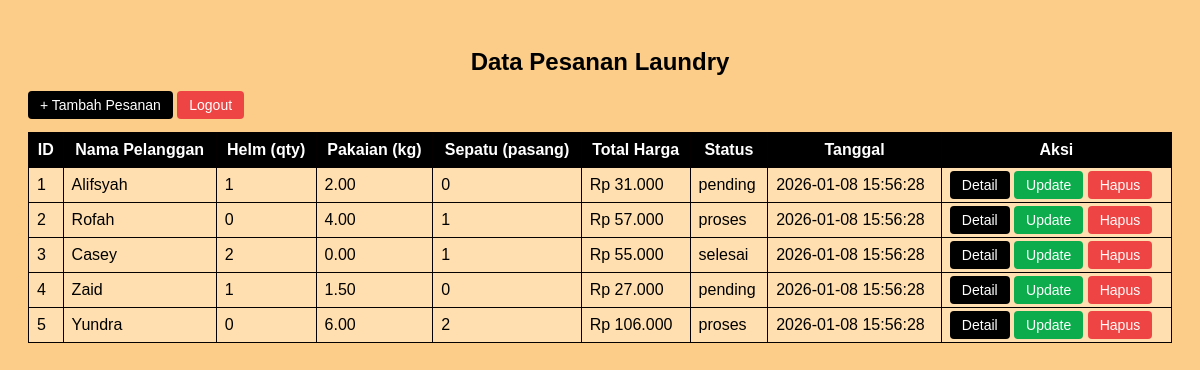
/index.php (signed in), run on the app's committed database.
### tables this page shows
CREATE TABLE IF NOT EXISTS pesanan (
    id INT AUTO_INCREMENT PRIMARY KEY,
    nama_pelanggan VARCHAR(100) NOT NULL,
    helm_qty INT DEFAULT 0,
    pakaian_kg DECIMAL(5,2) DEFAULT 0,
    sepatu_pasang INT DEFAULT 0,
    total_harga DECIMAL(10,2) NOT NULL,
    status ENUM('pending','proses','selesai') DEFAULT 'pending',
    tanggal TIMESTAMP DEFAULT CURRENT_TIMESTAMP
);

### index.php (the view, shortened to what this page needs)
<?php
require 'db.php';
$sql = "SELECT id, nama_pelanggan, helm_qty, pakaian_kg, sepatu_pasang, total_harga, status, tanggal FROM pesanan ORDER BY tanggal DESC";
$result = $koneksi->query($sql);
?>
<!doctype html>
<html lang="id">
<head>
    <link rel="stylesheet" href="style.css?v=4">
</head>
<body>
    <h2>Data Pesanan Laundry</h2>
    <a href="create.php" class="btn">+ Tambah Pesanan</a>
    <a href="logout.php" class="btn btn-delete">Logout</a>
    <br><br>
    <table>
        <thead>
            <tr>
                <th>ID</th>
                <th>Nama Pelanggan</th>
                <th>Helm (qty)</th>
                <th>Pakaian (kg)</th>
                <th>Sepatu (pasang)</th>
                <th>Total Harga</th>
                <th>Status</th>
                <th>Tanggal</th>
                <th>Aksi</th>
            </tr>
        </thead>
        <tbody>
            <?php if ($result && $result->num_rows > 0): ?>
                <?php while ($row = $result->fetch_assoc()): ?>
                    <tr>
                        <td><?php echo (int) $row['id']; ?></td>
                        <td><?php echo htmlspecialchars($row['nama_pelanggan']); ?></td>
                        <td><?php echo (int) $row['helm_qty']; ?></td>
                        <td><?php echo htmlspecialchars($row['pakaian_kg']); ?></td>
                        <td><?php echo (int) $row['sepatu_pasang']; ?></td>
                        <td>Rp <?php echo number_format($row['total_harga'], 0, ',', '.'); ?></td>
                        <td><?php echo htmlspecialchars($row['status']); ?></td>
                        <td><?php echo htmlspecialchars($row['tanggal']); ?></td>
                        <td>
                            <a href="read.php?id=<?php echo (int) $row['id']; ?>" class="btn">Detail</a>
                            <a href="update.php?id=<?php echo (int) $row['id']; ?>" class="btn-edit">Update</a>
                            <a href="delete.php?id=<?php echo (int) $row['id']; ?>" class="btn-delete"
                                onclick="return confirm('Yakin hapus pesanan ini?')">Hapus</a>
                        </td>
                    </tr>
                <?php endwhile; ?>
            <?php else: ?>
                <tr>
                    <td colspan="9" style="text-align:center;">Belum ada data pesanan.</td>
                </tr>
            <?php endif; ?>
        </tbody>
    </table>
</body>
</html>

### style.css (style rules this page uses)
body { font-family: Arial, sans-serif; padding: 20px; background: #fbcd88; }
h2 { text-align: center; }
table { width: 100%; border-collapse: collapse; background: #ffdfaf; }
table th, table td { border: 1px solid #050000; padding: 8px; }
table th { background: #000000; color: #fff; }
.btn, .btn-edit, .btn-delete { padding: 6px 12px; border-radius: 4px; text-decoration: none; font-size: 14px; }
.btn { background: #000001; color: #fff; }
.btn-edit { background: #0cac4c; color: #fff; }
.btn-delete { background: #ef4444; color: #fff; }

### data on the page
pesanan: id "1", nama_pelanggan "Alifsyah", helm_qty "1", pakaian_kg "2.00", sepatu_pasang "0", total_harga "31.000", status "pending", tanggal "2026-01-08 15:56:28"
pesanan: id "2", nama_pelanggan "Rofah", helm_qty "0", pakaian_kg "4.00", sepatu_pasang "1", total_harga "57.000", status "proses", tanggal "2026-01-08 15:56:28"
pesanan: id "3", nama_pelanggan "Casey", helm_qty "2", pakaian_kg "0.00", sepatu_pasang "1", total_harga "55.000", status "selesai", tanggal "2026-01-08 15:56:28"
pesanan: id "4", nama_pelanggan "Zaid", helm_qty "1", pakaian_kg "1.50", sepatu_pasang "0", total_harga "27.000", status "pending", tanggal "2026-01-08 15:56:28"
pesanan: id "5", nama_pelanggan "Yundra", helm_qty "0", pakaian_kg "6.00", sepatu_pasang "2", total_harga "106.000", status "proses", tanggal "2026-01-08 15:56:28"
